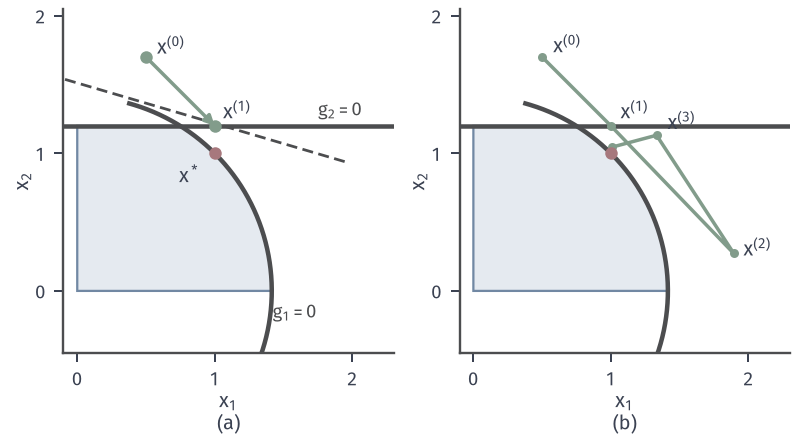

Write the Python code that produced this figure.
from pathlib import Path
import sys
sys.path.insert(0, str(Path(__file__).resolve().parents[1]/"sqp-common"))
from sqp_fig import *
HERE = Path(__file__).resolve().parent
# min -x1-x2, g1=x1^2+x2^2-2<=0, g2=x2-1.2<=0, g3=-x1<=0, x0=(.5,1.7), lam0=(1,0,0).
L=ineq_sqp([.5,1.7],[1.,0,0],T=7)
P=np.array([l['x'] for l in L])
fig,axes=figure(width_mm=112,height_mm=62,ncols=2); panels(fig,.08,.995,.985,.19,.2); a,b=axes
def region(ax):
    th=np.linspace(0,np.pi/2,300); xx=np.sqrt(2)*np.cos(th); yy=np.sqrt(2)*np.sin(th); keep=yy<=1.2
    px=np.r_[0,xx[keep],np.sqrt(2-1.44),0]; py=np.r_[0,yy[keep],1.2,1.2]
    ax.fill(px,py,facecolor=BLUE_FILL,edgecolor=BLUE,lw=.9,zorder=1)
    t=np.linspace(-.45,1.3,200); ax.plot(np.sqrt(2)*np.cos(t),np.sqrt(2)*np.sin(t),color=EDGE,lw=1.8,zorder=3)
    ax.plot([-.1,2.3],[1.2,1.2],color=EDGE,lw=1.8,zorder=3)
region(a); x0=P[0]; x1=P[1]
a0=DG[0](x0); linline(a,x0,a0,GS[0](x0),span=1.6); arrow(a,x0,x1); dot(a,x0,GREEN); dot(a,x1,GREEN); dot(a,(1,1))
a.text(.58,1.72,'$\\mathbf{x}^{(0)}$',fontsize=8); a.text(1.06,1.25,'$\\mathbf{x}^{(1)}$',fontsize=8); a.text(.9,.92,'$\\mathbf{x}^*$',fontsize=8,ha='right',va='top')
a.text(1.75,1.27,'$g_2=0$',color=EDGE,fontsize=7.5); a.text(1.42,-.2,'$g_1=0$',color=EDGE,fontsize=7.5); a.text(-.05,.9,'',fontsize=7)
setup(a,(-.1,2.3),(-.45,2.05),xt=(0,1,2),yt=(0,1,2))
region(b); b.plot(P[:6,0],P[:6,1],color=GREEN,lw=1.4,marker='o',ms=3.6,mew=0,zorder=5); dot(b,(1,1))
for i,(dx,dy,ha) in {0:(.08,.03,'left'),1:(.07,.05,'left'),2:(.07,-.02,'left'),3:(.08,.04,'left')}.items():
    b.text(P[i,0]+dx,P[i,1]+dy,'$\\mathbf{x}^{(%d)}$'%i,fontsize=8,ha=ha)
setup(b,(-.1,2.3),(-.45,2.05),xt=(0,1,2),yt=(0,1,2))
tags(fig,axes)
save(fig,HERE,'figure',{'iterates':P.tolist(),'W':[l.get('S') for l in L],'lam':[l['lam'].tolist() for l in L[:-1]]})
